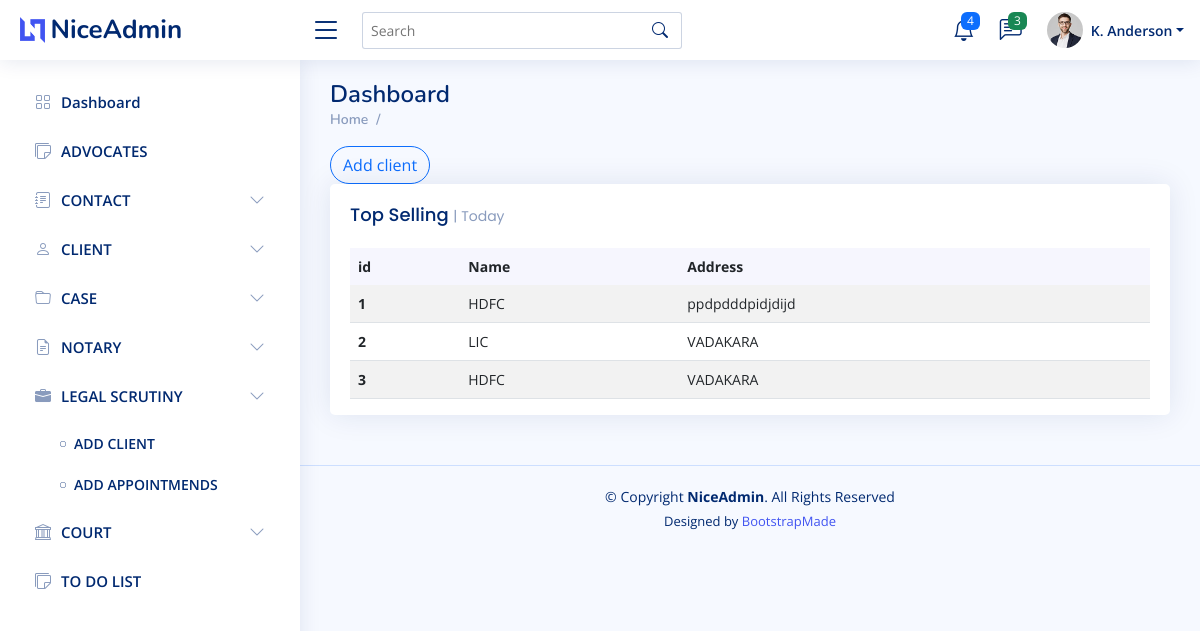
The app's page /scrutiny/clients (signed in), older data.
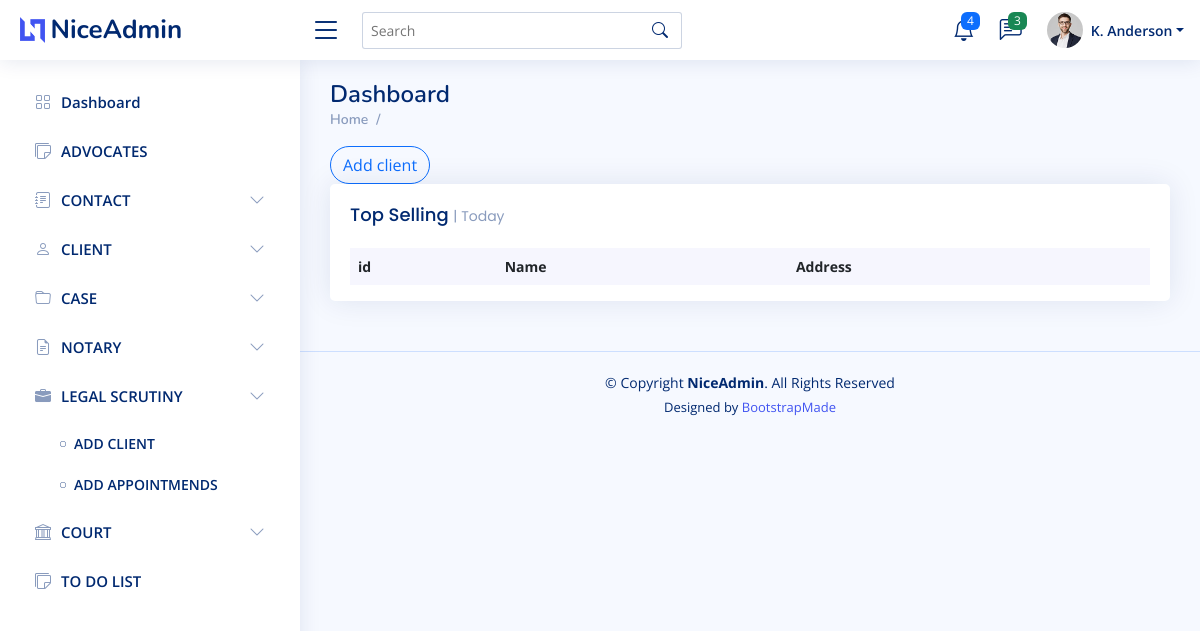
The same page, newer data.
### Admin_user/models.py (models this page shows, shortened)
class Legalscrutiny(models.Model):
    name=models.CharField(max_length=50)
    address=models.CharField(max_length=50)

### Admin_user/views.py (the view)
# urls.py: path("scrutiny/clients",legal_scrutiny_clients,name="legal_scrutiny_clients"),
def legal_scrutiny_clients(request):
    if not request.user.is_authenticated:
        return redirect("/login")
    context={}
    clients=Legalscrutiny.objects.all()
    context["Legal_scrutiny_list"]=clients
    context["legal_scrutiny_clients"]=True
    return render(request,"admin/legal_scrutiny_clients.html",context)

### templates/admin/legal_scrutiny_clients.html
{% extends 'admin/main.html' %}
{% block content %}
<a type="button" class="btn btn-outline-primary rounded-pill" href="{% url 'legal_scrutiny_add_clients' %}">Add client</a>
<div class="col-12">
  <div class="card top-selling overflow-auto">
    <div class="card-body pb-0">
        <h5 class="card-title">Top Selling <span>| Today</span></h5>
        <table class="table table-striped">
          <thead>
            <tr>
              <th scope="col">id</th>
              <th scope="col">Name</th>
              <th scope="col">Address</th>
            </tr>
          </thead>
          <tbody>
            {% for i in Legal_scrutiny_list %}
            <tr>
              <th scope="row">{{i.id}}</th>
              <td>{{i.name}}</td>
              <td>{{i.address}}</td>
            </tr>
            {% endfor %}
          </tbody>
        </table>
      </div>
    </div>
  </div>
{% endblock content %}

Row changes from the older to the newer data that the page shows:
removed Legalscrutiny: id "1", name "HDFC", address "ppdpdddpidjdijd"
removed Legalscrutiny: id "2", name "LIC", address "VADAKARA"
removed Legalscrutiny: id "3", name "HDFC", address "VADAKARA"
